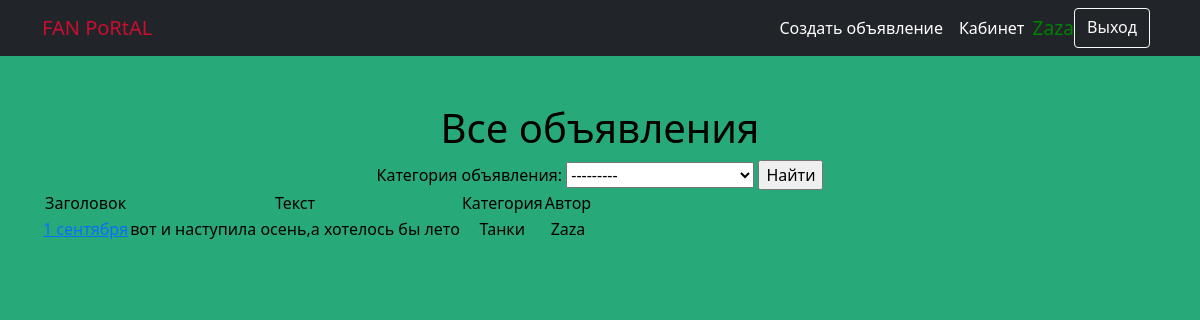
/notice/ (signed in), run on the app's committed database.
### board/models.py (models this page shows, shortened)
class Notice(models.Model):
    notice_header = models.CharField(max_length=255)
    notice_text = models.TextField()
    notice_video = models.TextField(null=True, blank=True)
    notice_category = models.ForeignKey(Category, on_delete=models.CASCADE, verbose_name='Категория объявления')
    notice_time_create = models.DateTimeField(auto_now_add=True)
    notice_user = models.ForeignKey(User, on_delete=models.CASCADE, related_name='notice_user')
    notice_image = models.ImageField(upload_to='images/', null=True, blank=True)

class Category(models.Model):
    category = models.CharField(max_length=255, unique=True)
    def __str__(self):
        return f'{self.category}'

### board/views.py (the view, shortened to what this page needs)
# urls.py: path('', NoticeList.as_view()),
class NoticeList(ListView):
    model = Notice
    template_name = 'notices.html'
    context_object_name = 'notices'
    queryset = Notice.objects.order_by('-notice_time_create')
    paginate_by = 1
    def get_context_data(self, **kwargs):
        context = super().get_context_data(**kwargs)
        context['filter'] = NoticeFilter(self.request.GET, queryset=self.get_queryset())
        check_valid(self)
        return context

### board/views.py (called while the page is built)
def check_valid(self):
    print('post-test')
    if self.request.user.is_authenticated:
        if not UserCode.objects.filter(user_id=self.request.user).values('valid')[0]['valid']:
            print('YeS!!')
            self.request.user.delete()
    return redirect('/notice/')

### templates/notices.html (shortened to what this page needs)
{% extends 'flatpages/default.html' %}
{% block content %}
<h1>Все объявления</h1>
<form method="GET">
    {{ filter.form }}
    <input type="submit" value="Найти">
</form>
{% if notices %}
       <table>
           <tr>
               <td>Заголовок</td>
               <td>Текст</td>
               <td>Категория</td>
               <td>Автор</td>
           </tr>
           {% for notice in filter.qs %}
           <tr>
               <td><a href="{% url 'notice_detail' notice.id %}">{{ notice.notice_header }}</a></td>
               <td>{{ notice.notice_text }}</td>
               <td>{{ notice.notice_category }}</td>
               <td>{{ notice.notice_user }}</td>
           </tr>
           {% endfor %}
       </table>
{% else %}
        <h1>Объявлений нет!</h1>
{% endif %}
{% endblock content %}

### templates/flatpages/default.html (shortened to what this page needs)
<!DOCTYPE html>
<html lang="en">
    <head>
        {% load static %}
        <link href="{% static 'css/styles.css' %}" rel="stylesheet" />
    </head>
    <body>
        <nav class="navbar navbar-expand-lg navbar-dark bg-dark">
            <div class="container">
                <a class="navbar-brand" href="/notice" style=”color:red;”>FAN PoRtAL</a>
                <div class="collapse navbar-collapse" id="navbarSupportedContent">
                    <ul class="navbar-nav ms-auto mb-2 mb-lg-0">
                        <li class="nav-item"><a class="nav-link active" aria-current="page" href="/notice/create">Создать объявление</a></li>
                        <li class="nav-item"><a class="nav-link active" aria-current="page" href="/notice/account">Кабинет</a></li>
                        {% if not request.user.is_authenticated %}
                        <a href="{% url 'login' %}" class="btn btn-outline-light me-2" role="button">Вход</a>
                        <a href="{% url 'register' %}" class="btn btn-warning" role="button">Регистрация</a>
                        {% else %}
                        <span class="usernamenav" style="color:green; margin-top: 6px; font-size:1.2rem">{{ user.username }}</span>
                        <a href="{% url 'logout' %}" class="btn btn-outline-light me-2" role="button">Выход</a>
                        {% endif %}
                    </ul>
                </div>
            </div>
        </nav>
        <div class="container">
            <div class="text-center mt-5">
                {% block content %}{% endblock content %}
            </div>
        </div>
    </body>
</html>

### templates/flatpages/default.html (style rules this page uses)
body { background-color:#27a979; }

### data on the page
Notice: notice_header "1 сентября", notice_text "вот и наступила осень,а хотелось бы лето", notice_category "Танки", notice_user "Zaza"

### other printed values
{{ user.username }} "Zaza"
